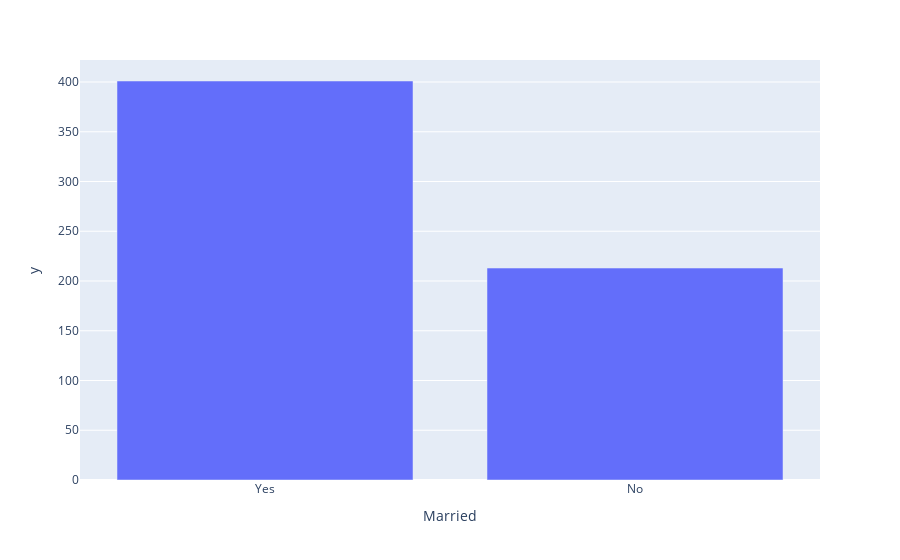

The cell this chart's notebook holds for it:
### Code cell
married_status_count

### Figure 1 — Plotly figure (JSON) as saved in the notebook; plotly's stock layout.template omitted (floating-point values rounded to 4 significant figures)
{"data": [{"alignmentgroup": "True", "hovertemplate": "Married=%{x}<br>y=%{y}<extra></extra>", "legendgroup": "", "marker": {"color": "#636efa", "pattern": {"shape": ""}}, "name": "", "offsetgroup": "", "orientation": "v", "showlegend": false, "textposition": "auto", "type": "bar", "x": ["Yes", "No"], "xaxis": "x", "y": [401, 213], "yaxis": "y"}], "layout": {"barmode": "relative", "legend": {"tracegroupgap": 0}, "margin": {"t": 60}, "xaxis": {"anchor": "y", "domain": [0, 1], "title": {"text": "Married"}}, "yaxis": {"anchor": "x", "domain": [0, 1], "title": {"text": "y"}}}}
